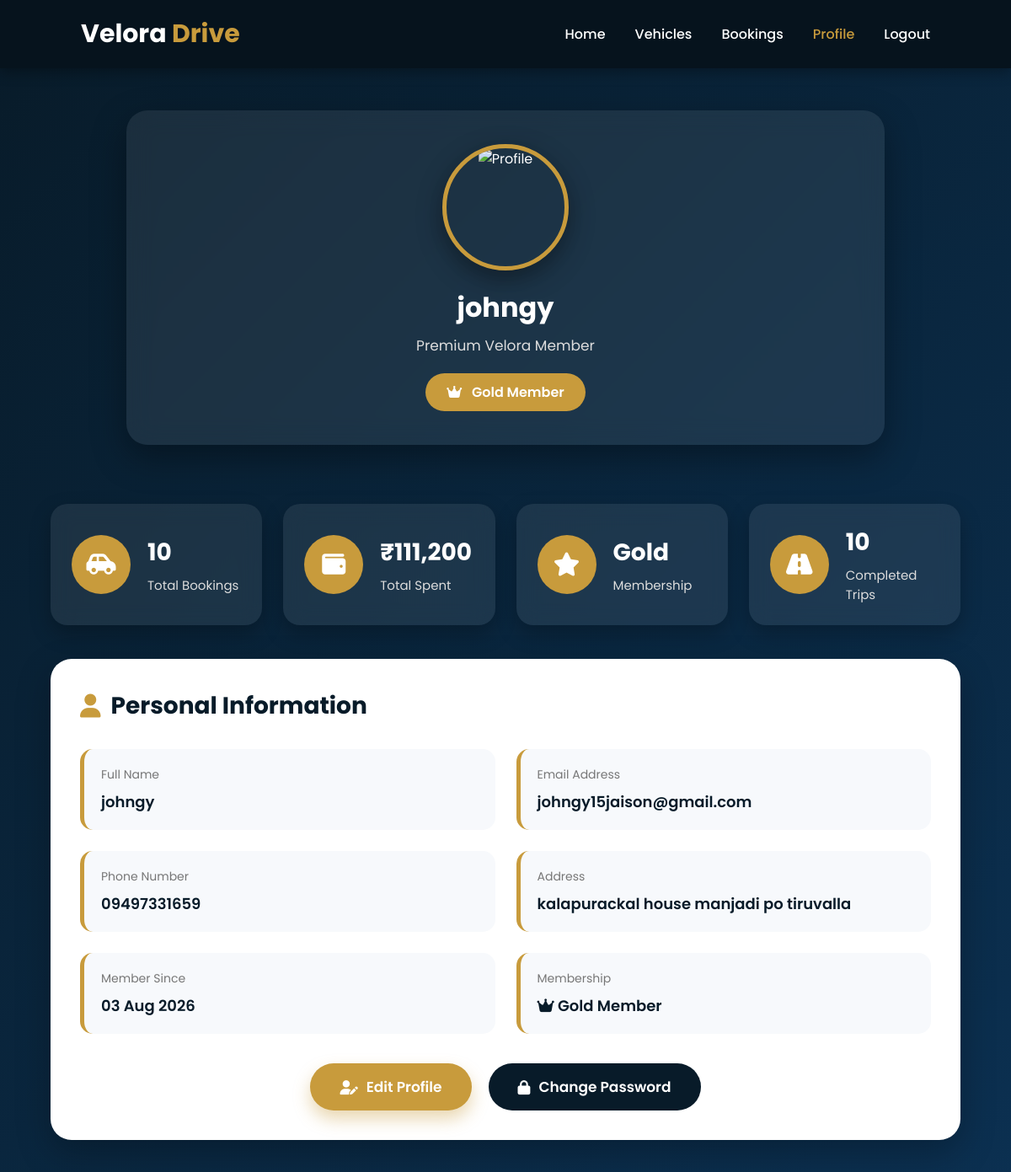
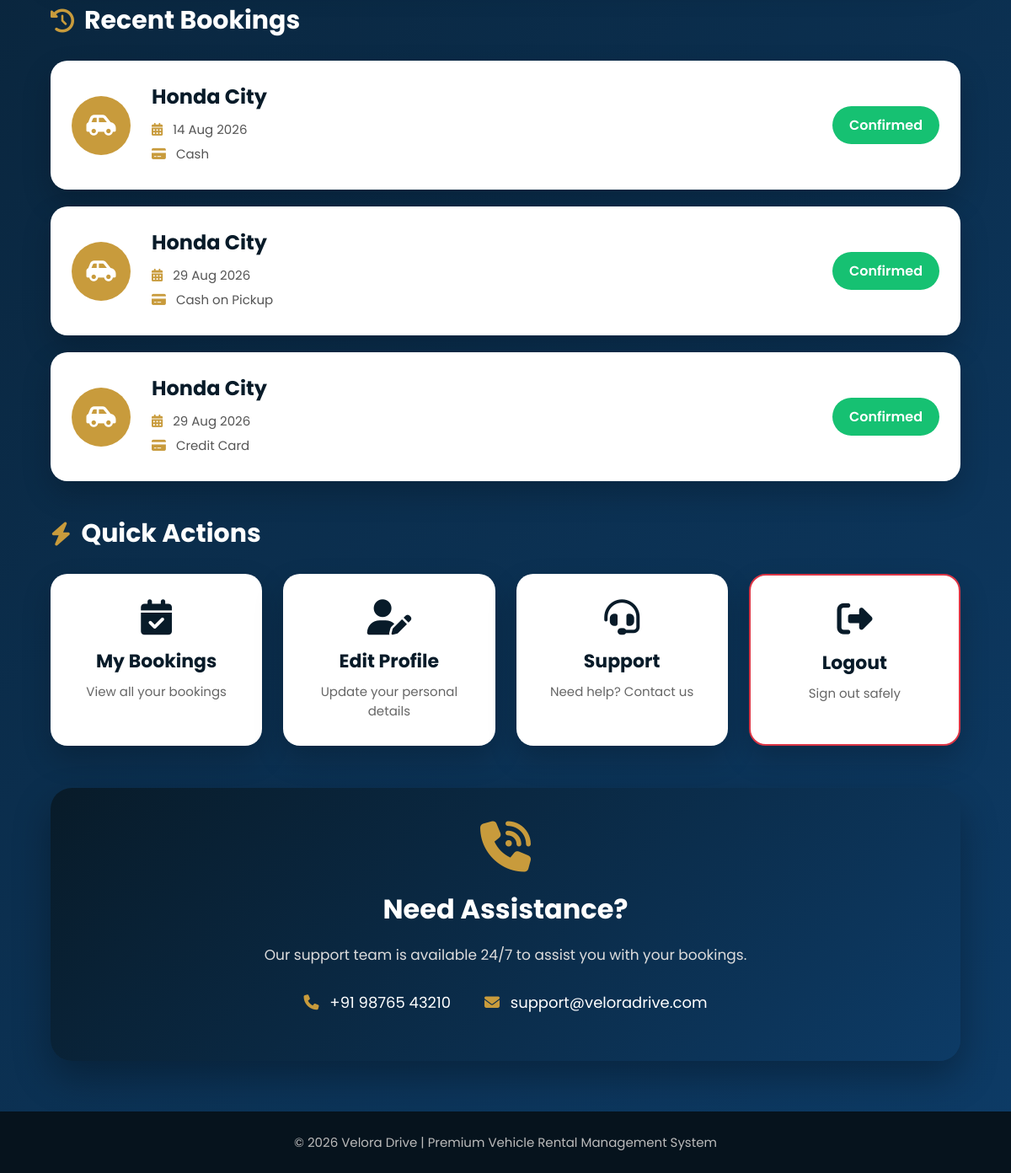
The app's page /profile.php (signed in) with its own data (2 pictures, top to bottom).
### tables this page shows
CREATE TABLE `users` (
  `id` int(11) NOT NULL,
  `fullname` varchar(100) NOT NULL,
  `email` varchar(100) NOT NULL,
  `password` varchar(255) NOT NULL,
  `phone` varchar(20) DEFAULT NULL,
  `address` text DEFAULT NULL,
  `profile_image` varchar(255) DEFAULT NULL,
  `created_at` timestamp NOT NULL DEFAULT current_timestamp()
);

CREATE TABLE `bookings` (
  `id` int(11) NOT NULL,
  `fullname` varchar(100) NOT NULL,
  `email` varchar(100) NOT NULL,
  `phone` varchar(20) NOT NULL,
  `vehicle_name` varchar(100) NOT NULL,
  `vehicle_image` varchar(255) NOT NULL,
  `price` decimal(10,2) NOT NULL,
  `pickup_location` varchar(100) NOT NULL,
  `return_location` varchar(100) NOT NULL,
  `booking_date` date NOT NULL,
  `return_date` date NOT NULL,
  `payment_method` varchar(50) NOT NULL,
  `payment_status` varchar(30) NOT NULL,
  `booking_status` varchar(30) NOT NULL,
  `total_amount` decimal(10,2) NOT NULL,
  `created_at` timestamp NOT NULL DEFAULT current_timestamp()
);

### profile.php (the view, shortened to what this page needs)
<?php
include("config.php");
$email=$_SESSION['email'];
$user=mysqli_query($conn,"SELECT * FROM users WHERE email='$email'");
$data=mysqli_fetch_assoc($user);
$booking=mysqli_query($conn,"SELECT COUNT(*) AS total FROM bookings WHERE email='$email'");
$totalBooking=mysqli_fetch_assoc($booking);
$spent=mysqli_query($conn,"SELECT SUM(total_amount) AS amount FROM bookings WHERE email='$email'");
$totalSpent=mysqli_fetch_assoc($spent);
$recent=mysqli_query($conn,"SELECT * FROM bookings WHERE email='$email' ORDER BY id DESC LIMIT 3");
?>
<!DOCTYPE html>
<html lang="en">
<head>
<link rel="stylesheet" href="css/profile.css">
<link rel="stylesheet"
href="https://cdnjs.cloudflare.com/ajax/libs/font-awesome/6.7.2/css/all.min.css">
</head>
<body>
<nav>
<div class="logo">
Velora <span>Drive</span>
</div>
<ul>
<li><a href="home.php">Home</a></li>
<li><a href="vehicles.php">Vehicles</a></li>
<li><a href="mybookings.php">Bookings</a></li>
<li><a href="profile.php" class="active">Profile</a></li>
<li><a href="logout.php">Logout</a></li>
</ul>
</nav>
<section class="profile-hero">
<div class="profile-card">
<div class="profile-image">
<img src="images/profile.png" alt="Profile">
</div>
<h2>
<?php echo $data['fullname']; ?>
</h2>
<p>
Premium Velora Member
</p>
<div class="badge">
<i class="fa-solid fa-crown"></i>
Gold Member
</div>
</div>
</section>
<section class="dashboard">
<div class="card">
<div class="icon">
<i class="fa-solid fa-car-side"></i>
</div>
<div class="info">
<h1>
<?php echo $totalBooking['total']; ?>
</h1>
<p>Total Bookings</p>
</div>
</div>
<div class="card">
<div class="icon">
<i class="fa-solid fa-wallet"></i>
</div>
<div class="info">
<h1>
₹<?php echo number_format($totalSpent['amount'] ?? 0); ?>
</h1>
<p>Total Spent</p>
</div>
</div>
<div class="card">
<div class="icon">
<i class="fa-solid fa-star"></i>
</div>
<div class="info">
<h1>
Gold
</h1>
<p>Membership</p>
</div>
</div>
<div class="card">
<div class="icon">
<i class="fa-solid fa-road"></i>
</div>
<div class="info">
<h1>
<?php echo $totalBooking['total']; ?>
</h1>
<p>Completed Trips</p>
</div>
</div>
</section>
<section class="profile-details">
<div class="details-card">
<div class="title">
<i class="fa-solid fa-user"></i>
<h2>Personal Information</h2>
</div>
<div class="details-grid">
<div class="detail-box">
<label>Full Name</label>
<p><?php echo $data['fullname']; ?></p>
</div>
<div class="detail-box">
<label>Email Address</label>
<p><?php echo $data['email']; ?></p>
</div>
<div class="detail-box">
<label>Phone Number</label>
<p>
<?php
echo !empty($data['phone']) ? $data['phone'] : "Not Added";
?>
</p>
</div>
<div class="detail-box">
<label>Address</label>
<p>
<?php
echo !empty($data['address']) ? $data['address'] : "Not Added";
?>
</p>
</div>
<div class="detail-box">
<label>Member Since</label>
<p>
<?php
if(isset($data['created_at'])){
echo date("d M Y",strtotime($data['created_at']));
}else{
echo "Velora Member";
}
?>
</p>
</div>
<div class="detail-box">
<label>Membership</label>
<p>
<i class="fa-solid fa-crown"></i>
Gold Member
</p>
</div>
</div>
<div class="profile-buttons">
<a href="edit_profile.php" class="edit-btn">
<i class="fa-solid fa-user-pen"></i>
Edit Profile
</a>
<a href="change_password.php" class="password-btn">
<i class="fa-solid fa-lock"></i>
Change Password
</a>
</div>
</div>
</section>
<section class="recent-bookings">
<div class="recent-title">
<i class="fa-solid fa-clock-rotate-left"></i>
<h2>Recent Bookings</h2>
</div>
<div class="booking-list">
<?php
if(mysqli_num_rows($recent)>0){
while($book=mysqli_fetch_assoc($recent)){
?>
<div class="booking-card">
<div class="booking-icon">
<i class="fa-solid fa-car-side"></i>
</div>
<div class="booking-details">
<h3>
<?php echo $book['vehicle_name']; ?>
</h3>
<p>
<i class="fa-solid fa-calendar-days"></i>
<?php echo date("d M Y",strtotime($book['booking_date'])); ?>
</p>
<p>
<i class="fa-solid fa-credit-card"></i>
<?php echo $book['payment_method']; ?>
</p>
</div>
<div class="booking-status">
<span class="status">
<?php echo $book['booking_status']; ?>
</span>
</div>
</div>
<?php
}
}
?>
</div>
</section>
<section class="quick-actions">
<div class="action-title">
<i class="fa-solid fa-bolt"></i>
<h2>Quick Actions</h2>
</div>
<div class="action-grid">
<a href="mybookings.php" class="action-card">
<i class="fa-solid fa-calendar-check"></i>
<h3>My Bookings</h3>
<p>View all your bookings</p>
</a>
<a href="edit_profile.php" class="action-card">
<i class="fa-solid fa-user-pen"></i>
<h3>Edit Profile</h3>
<p>Update your personal details</p>
</a>
<a href="contact.php" class="action-card">
<i class="fa-solid fa-headset"></i>
<h3>Support</h3>
<p>Need help? Contact us</p>
</a>
<a href="logout.php" class="action-card logout">
<i class="fa-solid fa-right-from-bracket"></i>
<h3>Logout</h3>
<p>Sign out safely</p>
</a>
</div>
</section>
<section class="support-section">
<div class="support-card">
<i class="fa-solid fa-phone-volume"></i>
<h2>Need Assistance?</h2>
<p>
Our support team is available 24/7 to assist you with your bookings.
</p>
<div class="support-details">
<p>
<i class="fa-solid fa-phone"></i>
+91 98765 43210
</p>
<p>
<i class="fa-solid fa-envelope"></i>
support@veloradrive.com
</p>
</div>
</div>
</section>
<footer>
<p>
© <?php echo date("Y"); ?>
Velora Drive |
Premium Vehicle Rental Management System
</p>
</footer>
</body>
</html>

### records on screen
users: fullname "johngy", email "johngy15jaison@gmail.com", phone "09497331659", address "kalapurackal house manjadi po tiruvalla", created_at "03 Aug 2026"
bookings: vehicle_name "Honda City", booking_date "14 Aug 2026", payment_method "Cash", booking_status "Confirmed"
bookings: vehicle_name "Honda City", booking_date "29 Aug 2026", payment_method "Cash on Pickup", booking_status "Confirmed"
bookings: vehicle_name "Honda City", booking_date "29 Aug 2026", payment_method "Credit Card", booking_status "Confirmed"

### other values on screen
$totalBooking['total'] "10"
$totalSpent['amount'] "111,200"
